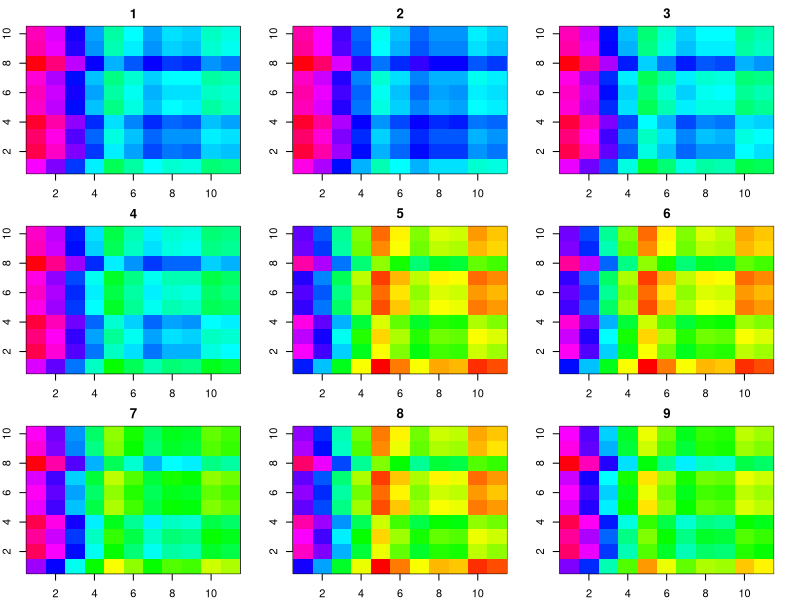
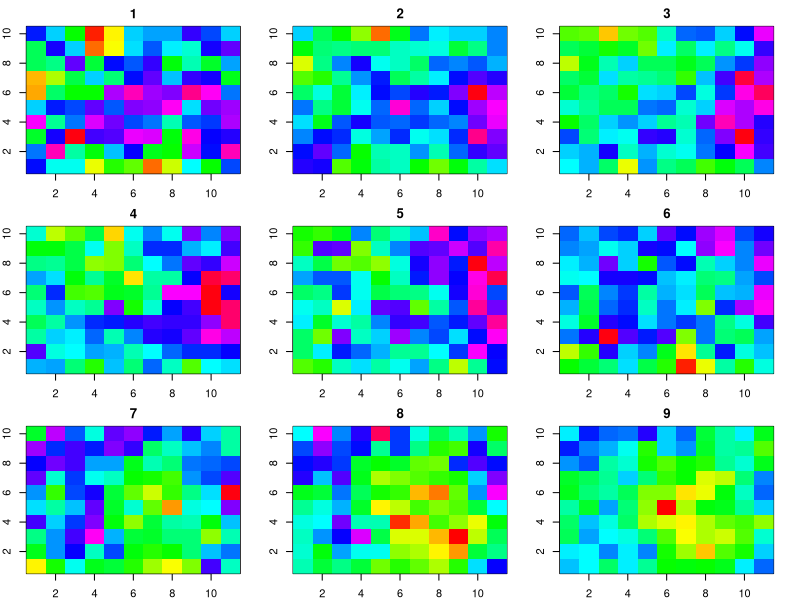
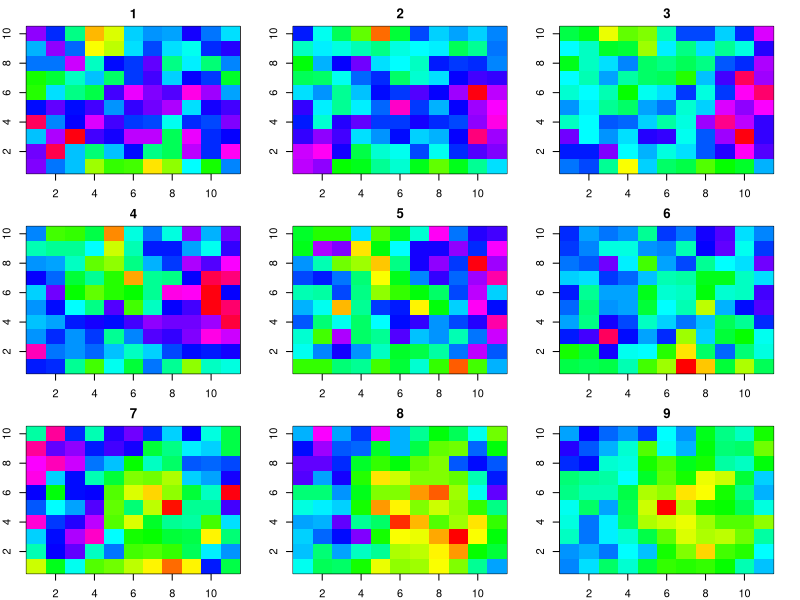
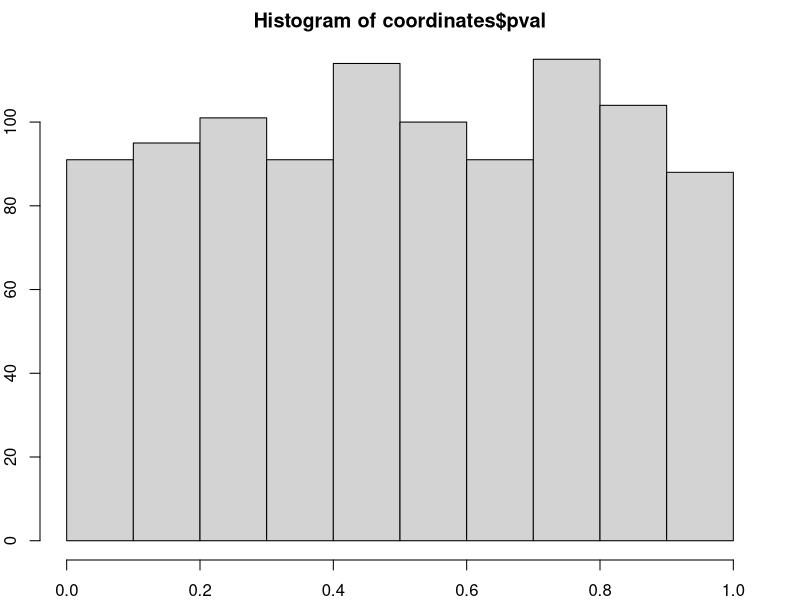
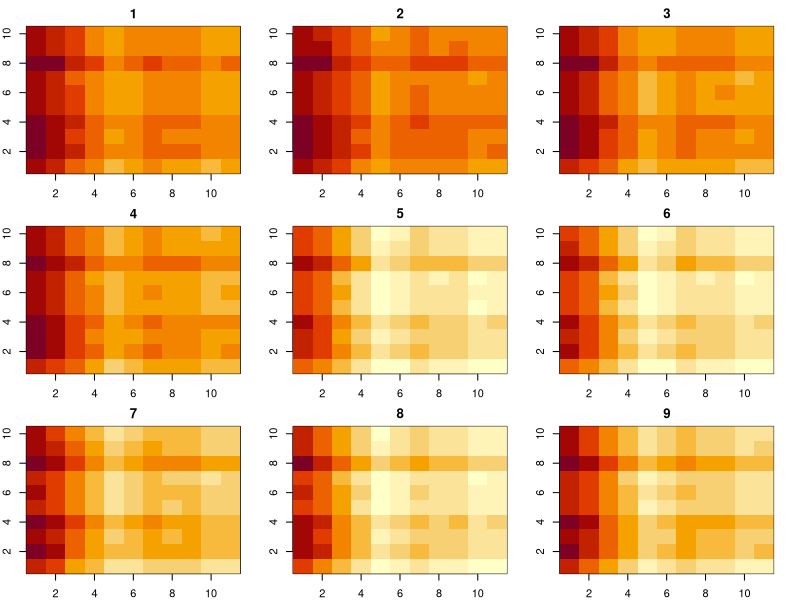
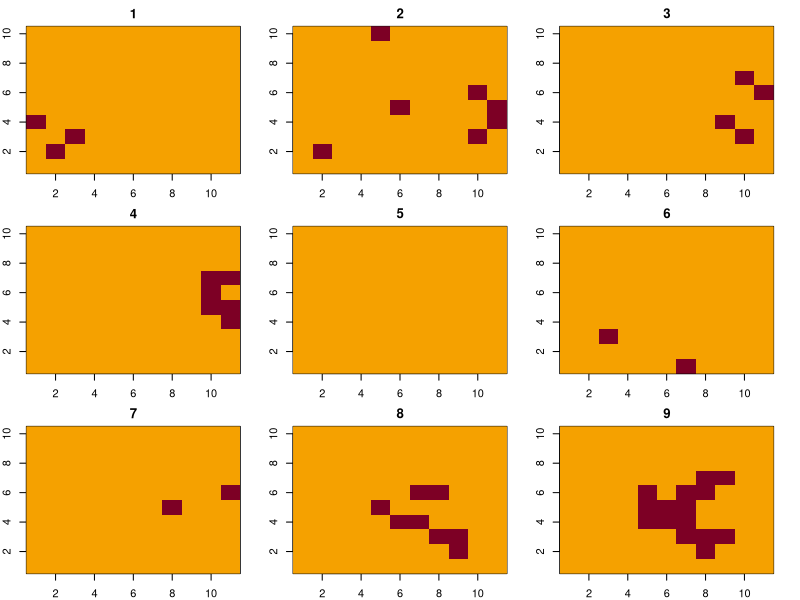

The R source for these figures, in order: (Note: this script raises an error after producing the figures.)
plotBRAIN <- function(coordinates, column, col = NULL) {
  for(ind in 1:K) {
    temp <- subset(coordinates, k == ind)
    signal <- temp[, column]
    imagemat <- matrix(nrow = I, ncol = J)
    for(l in 1:nrow(temp)) {
      imagemat[temp$i[l], temp$j[l]] <- signal[l]
    }

    if(is.null(col)) {
      (image(1:I, 1:J, imagemat, zlim = c(-max(abs(signal)), max(abs(signal))),
             main = ind))
    } else {
      (image(1:I, 1:J, imagemat, zlim = c(-max(abs(signal)), max(abs(signal))),
             main = ind, col = col))
    }
  }
}

findClusters <- function(coordinates) {
  columns <- which(names(coordinates) %in% c("i", "j", "k"))
  selected <- coordinates[coordinates$selected, ]
  graph <- as.matrix(dist(coordinates[, columns], method = "manhattan"))
  graph[graph > 1] <- 0
  clusterNumber <- 1
  clusters <- list()
  while(nrow(selected) > 0) {
    cluster <- selected[1, columns]
    toadd <- which(graph[selected$row[1], ] != 0)
    toVerify <- toadd[which(coordinates$selected[toadd])]
    cluster <- rbind(cluster, coordinates[setdiff(toadd, toVerify), columns])
    selected <- selected[-1, ]
    while(length(toVerify) > 0) {
      srow <- which(selected$row == toVerify[1])
      toVerify <- toVerify[-1]
      cluster <- rbind(cluster, selected[srow, columns])
      toadd <- which(graph[selected$row[srow], ] != 0)
      newVerify <- toadd[which(toadd %in% setdiff(selected$row, toVerify))]
      toVerify <- c(toVerify, newVerify)
      selected <- selected[-srow, ]
      cluster <- rbind(cluster, coordinates[setdiff(toadd, toVerify), columns])
    }

    cluster <- unique(cluster)
    cluster$row <- as.numeric(rownames(cluster))
    cluster$selected <- coordinates$selected[cluster$row]
    clusters[[clusterNumber]] <- cluster
    clusterNumber <- clusterNumber + 1
  }

  return(clusters)
}

# parameters + setup
I <- 11
J <- 10
K <- 9
rho <- 0.7
coordinates <- expand.grid(i = 1:I, j = 1:J, k = 1:K)
covariance <- rho^as.matrix(dist(coordinates[, 1:3], method = "euclidean",
                                 diag = TRUE, upper = TRUE))
covEigen <- eigen(covariance)
sqrtCov <- covEigen$vectors %*% diag(sqrt(covEigen$values)) %*% t(covEigen$vectors)
precision <- covEigen$vectors %*% diag((covEigen$values)^-1) %*% t(covEigen$vectors)
targetSnr <- 0.1

# Generating Signal ------------
coordinates <- expand.grid(i = 1:I, j = 1:J, k = 1:K)
signalProp <- 1
nnodes <- I * J * K
coordinates$row <- 1:nrow(coordinates)

mu <- sapply(c(I, J, K), function(x) rnorm(x))
mu <- apply(coordinates, 1, function(x) {
  sum(mu[[1]][1:x[1]]) + sum(mu[[2]][x[2]:J]) + sum(mu[[3]][1:x[3]])
})

mu <- mu - mean(mu)
coordinates$signal <- mu
par(mfrow = c(3, 3), mar = rep(2, 4))

# Generating noise + data -----------------
noise <- rnorm(nnodes)
noise <- sqrtCov %*% noise
coordinates$noise <- noise
snr <- var(coordinates$signal) / var(coordinates$noise)
coordinates$signal <- coordinates$signal / sqrt(snr) * sqrt(targetSnr)
coordinates$observed <- coordinates$signal + coordinates$noise
par(mfrow = c(3, 3), mar = rep(2, 4))
plotBRAIN(coordinates, which(names(coordinates) == "signal"), col = rainbow(100))
plotBRAIN(coordinates, which(names(coordinates) == "noise"), col = rainbow(100))
plotBRAIN(coordinates, which(names(coordinates) == "observed"), col = rainbow(100))

# Univariate screening ----------------------
threshold <- 1.96
BHlevel <- 0.1
coordinates$zval <- coordinates$observed / sqrt(diag(covariance))
coordinates$pval <- 2 * pnorm(-abs(coordinates$zval))
coordinates$qval <- p.adjust(coordinates$pval, method = "BH")
par(mfrow = c(1, 1))
hist(coordinates$pval)
#coordinates$selected <- coordinates$qval < BHlevel
coordinates$selected <- abs(coordinates$observed) > threshold
par(mfrow = c(3, 3), mar = rep(2, 4))
plotBRAIN(coordinates, which(names(coordinates) == "signal"))
plotBRAIN(coordinates, which(names(coordinates) == "selected"))

# Inference  ----------------------------
clusters <- findClusters(coordinates)
sizes <- sapply(clusters, nrow)
cluster <- clusters[[1]]
cbind(coordinates$observed[cluster$row], cluster$selected)
# threshold <- qnorm(BHlevel * sum(coordinates$selected) / nrow(coordinates) / 2,
#                    lower.tail = FALSE)

results <- list()
for(m in 1:length(clusters)) {
  results[[m]] <- list()
  cluster <- clusters[[m]]
  print(c(round(m / length(clusters), 2), nrow(cluster)))
  subCov <- covariance[cluster$row, cluster$row]
  observed <- coordinates$observed[cluster$row]
  result <- optimizeSelected(observed, subCov, threshold,
                             stepRate = 0.6,
                             delay = 10,
                             assumeConvergence = 2000,
                             trimSample = 100,
                             maxiter = 7000,
                             verbose = FALSE)
  conditional <- result$conditional
  selected <- coordinates$selected[cluster$row]
  signal <- coordinates$signal[cluster$row]
  coordinatedat <- data.frame(conditional = conditional,
                              observed = observed,
                              signal = signal,
                              selected = selected)
  coordinatedat$lCI[selected] <- result$coordinateCI[, 2]
  coordinatedat$uCI[selected] <- result$coordinateCI[, 1]
  results[[m]][[3]] <- result
  results[[m]][[1]] <- coordinatedat
  results[[m]][[2]] <- c(conditional = mean(conditional[selected]),
                         observed = mean(observed[selected]),
                         signal = mean(signal[selected]),
                         lCI = sort(result$meanCI)[1], uCI = sort(result$meanCI)[2])
  print(results[[m]][[2]])
}

save(results, file = "misc scripts/3dSimExamples/result 8.Robj")

